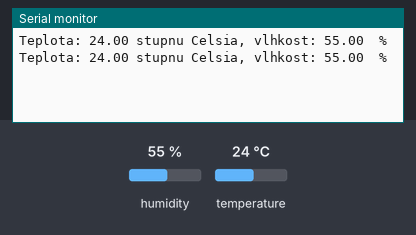
Recording of a sketch running on a simulated Arduino Uno, built with avr-gcc and run on an emulated ATmega328P. Shown: the last lines printed to the serial monitor. Inputs (shaded band) come from the test bench; at power-on: humidity 55 %, temperature 24 °C.

Above: at 2.8 s.
2.9 s: humidity set to 22 %
At 5.3 s:
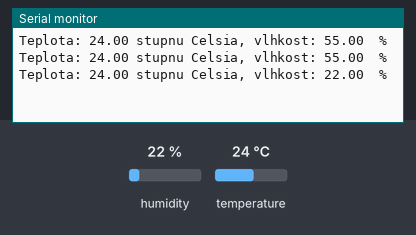
5.6 s: temperature set to 12 °C
At 6.8 s:
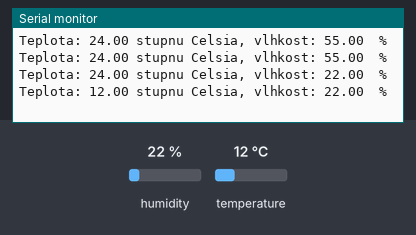
8.3 s: humidity set to 40 %
At 11.6 s:
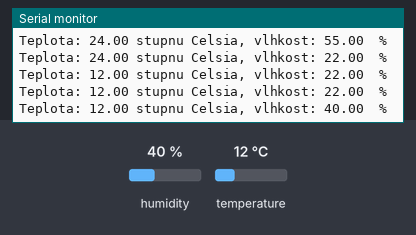
Timing chart, 0 to 13.1 s (numbered marks = the images above; inputs shaded):
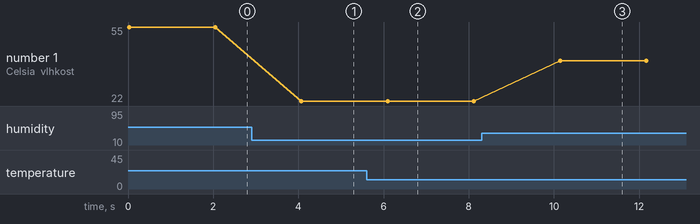

Measured:
- after the input at 2.9 s, the serial monitor: prints a new line after 1.2 s (image 1)
- after the input at 5.6 s, the serial monitor: prints a new line after 0.50 s (image 2)
- after the input at 8.3 s, the serial monitor: prints a new line after 1.8 s (image 3)
- plotted number 1: 55 → 22 after the input at 2.9 s, 22 → 40 after the input at 8.3 s

The sketch:

ArduinoUNO_TemperatureSenzor.ino
```cpp
// Teploměr a vlhkoměr DHT11/22

// připojení knihovny DHT
#include "DHT.h"
// nastavení čísla pinu s připojeným DHT senzorem
#define pinDHT 6

// odkomentování správného typu čidla
#define typDHT11 DHT11     // DHT 11
//#define typDHT22 DHT22   // DHT 22 (AM2302)

// inicializace DHT senzoru s nastaveným pinem a typem senzoru
DHT mojeDHT(pinDHT, typDHT11);

void setup() {
	// komunikace přes sériovou linku rychlostí 9600 baud
	Serial.begin(9600);
	// zapnutí komunikace s teploměrem DHT
	mojeDHT.begin();
}

void loop() {
	// pomocí funkcí readTemperature a readHumidity načteme
	// do proměnných tep a vlh informace o teplotě a vlhkosti,
	// čtení trvá cca 250 ms
	float tep = mojeDHT.readTemperature();
	float vlh = mojeDHT.readHumidity();
	// kontrola, jestli jsou načtené hodnoty čísla pomocí funkce isnan
	if (isnan(tep) || isnan(vlh)) {
		// při chybném čtení vypiš hlášku
		Serial.println("Chyba při čtení z DHT senzoru!");
	}
	else {
		// pokud jsou hodnoty v pořádku,
		// vypiš je po sériové lince
		Serial.print("Teplota: ");
		Serial.print(tep);
		Serial.print(" stupnu Celsia, ");
		Serial.print("vlhkost: ");
		Serial.print(vlh);
		Serial.println("  %");
	}
	// pauza pro přehlednější výpis
	delay(2000);
}
```
